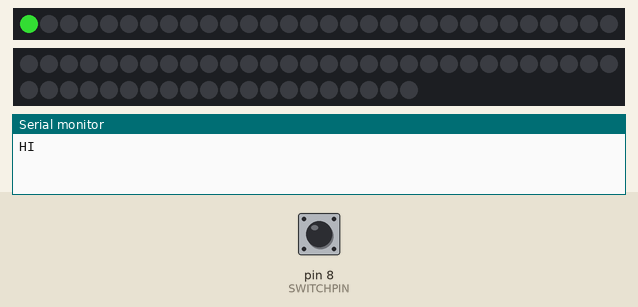
Bench run of a sketch on a simulated Arduino Uno, built with avr-gcc and run on an emulated ATmega328P. Parts: 30 RGB LEDs in strip order, left to right, 50 RGB LEDs in strip order, left to right, continuing on the next row, the last lines printed to the serial monitor. The test bench sets the inputs (shaded band); at power-on: pin 8 (SWITCHPIN) HIGH. Dim RGB values are drawn brighter than linear.

Above: at 2.6 s.
2.7 s: pin 8 (SWITCHPIN) pulled LOW for 0.15 s
5.8 s: pin 8 (SWITCHPIN) pulled LOW for 1 s
9.8 s: pin 8 (SWITCHPIN) pulled LOW for 0.15 s
At 12.5 s:
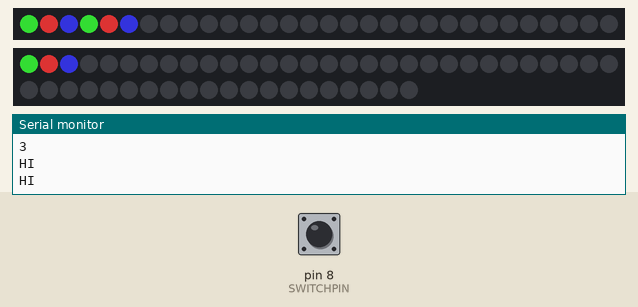
12.9 s: pin 8 (SWITCHPIN) pulled LOW for 1 s
At 60.4 s:
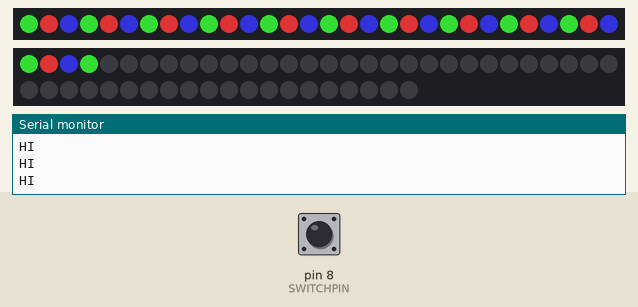
At 60.9 s:
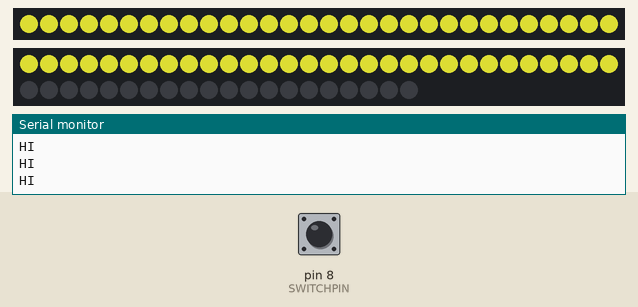
Timing chart, 0 to 62.0 s (numbered marks = the images above; inputs shaded):
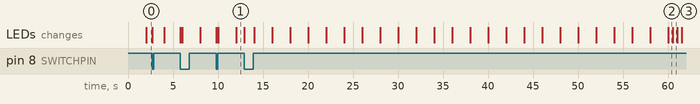

The sketch:

timer.ino
```cpp
#include <Adafruit_NeoPixel.h>
#ifdef __AVR__
#include <avr/power.h>
#endif

#define TIMERPIN       10
#define SCOREPIN       12
#define SWITCHPIN      8
#define OBSTACLEPIN    11
#define NUMPIXELS      30
#define NUMPIXELS_SCORE  50

Adafruit_NeoPixel pixels = Adafruit_NeoPixel(NUMPIXELS, TIMERPIN, NEO_GRB + NEO_KHZ800);
Adafruit_NeoPixel pixels1 = Adafruit_NeoPixel(NUMPIXELS_SCORE, SCOREPIN, NEO_GRB + NEO_KHZ800);
int delayval = 2000; // delay for half a second
int blinkdelay = 500;
int pixel_counter = 0;
int pixel1_counter = 0;
int switchState = 0;
int timeInterval = 1000;
int incremental = 0;


void setup() {

  if (F_CPU == 16000000) clock_prescale_set(clock_div_1);

  // End of trinket special code
  Serial.begin(9600);
  pinMode(SWITCHPIN, INPUT_PULLUP);
  pixels.begin();
  pixels1.begin();
}

void loop() {

  const unsigned long startTime = millis(); //50
  int num_seconds = (millis() - startTime) / 1000;
  if (pixel1_counter == 15 || pixel_counter == 30){
      blinking(6,30);
      while (1){
      }
  }


  if (actAfterDelay(startTime, 2000)) {
    countUpLED();
    Serial.println("HI");
  }
  else {

    if (actAfterDelay2(startTime, 50)) {
      if (digitalRead(SWITCHPIN) == LOW && switchState == 0) {
        if (pixel1_counter == 15) {
          blinking(6, 30);
          pixel1_counter = 0;

        }
        if (pixel1_counter % 3 == 0) {
          pixels1.setPixelColor(pixel1_counter, pixels1.Color(35, 150, 35));
        }
        if (pixel1_counter % 3 == 1) {
          pixels1.setPixelColor(pixel1_counter, pixels1.Color(150, 35, 35));
        }
        if (pixel1_counter % 3 == 2) {
          pixels1.setPixelColor(pixel1_counter, pixels1.Color(35, 35, 150));
        }
        pixel1_counter ++;
        switchState = 1;
        Serial.println(pixel1_counter);
        pixels1.show();
      }
    }
    else if (digitalRead(SWITCHPIN) == HIGH && switchState == 1) {
      switchState = 0;
    }
  }
}

bool actAfterDelay(unsigned long startTime, int timeInterval) {
  static unsigned long prevTime = startTime;
  unsigned long currentTime = millis();
  if ((currentTime - prevTime) >= timeInterval) {
    prevTime = currentTime;
    return true;
  }
  else {
    return false;
  }
}


bool actAfterDelay2(unsigned long startTime, int timeInterval) {
  static unsigned long prevTime = startTime;
  unsigned long currentTime = millis();
  if ((currentTime - prevTime) >= timeInterval) {
    prevTime = currentTime;
    return true;
  }
  else {
    return false;
  }
}

void countUpLED() {
  if (pixel_counter == 30) {
    blinking(6, 30);
    pixel_counter ++;
  }
  if (pixel_counter % 3 == 0) {
    pixels.setPixelColor(pixel_counter, pixels.Color(35, 150, 35));
    pixels.show();
  }
  if (pixel_counter % 3 == 1) {
    pixels.setPixelColor(pixel_counter, pixels.Color(150, 35, 35));
    pixels.show();
  }
  if (pixel_counter % 3 == 2) {
    pixels.setPixelColor(pixel_counter, pixels.Color(35, 35, 150));
    pixels.show();
  }
  pixel_counter ++;
}

void blinking(int num_blinks, int num_pixels) {
  for (int j = 0; j < num_blinks ; j++) {
    if (j % 2 == 0) {
      for (int k = 0 ; k < num_pixels ; k++) {
        pixels1.setPixelColor(k, pixels1.Color(150, 150, 35));
        pixels.setPixelColor(k, pixels.Color(150, 150, 35));
      }
      delay(blinkdelay);
      pixels1.show();
      pixels.show();
    }
    else {
      for (int k = 0 ; k < num_pixels ; k++) {
        pixels1.setPixelColor(k, pixels1.Color(0, 0, 0));
        pixels.setPixelColor(k, pixels.Color(0, 0, 0));
      }
      delay(blinkdelay);
      pixels1.show();
      pixels.show();
    }
  }
}
```

Measured:
- after the input at 9.8 s, the LEDs: first change at once (image 1 shows a later state)
- what the display in image 2 shows lasts 0.5 s, from 60.0 s to 60.5 s
